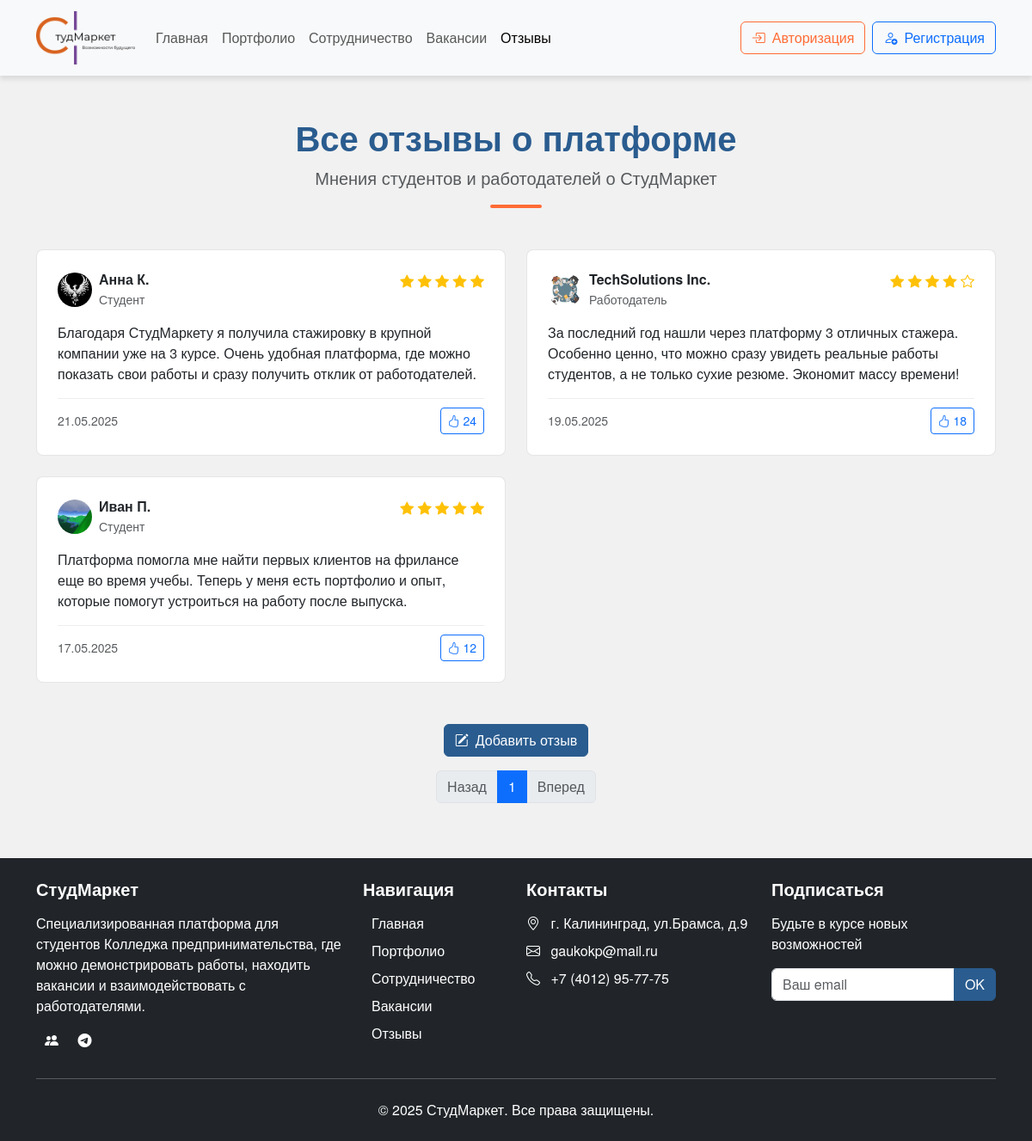
The app's page /files/all_reviews.php with its own data.
### tables this page shows
CREATE TABLE `reviews` (
  `id` int(11) NOT NULL,
  `user_id` int(11) NOT NULL,
  `rating` tinyint(4) NOT NULL,
  `text` text NOT NULL,
  `created_at` timestamp NULL DEFAULT CURRENT_TIMESTAMP,
  `status` enum('pending','approved','rejected') NOT NULL DEFAULT 'pending',
  `moderator_comment` text
);

CREATE TABLE `users` (
  `id` int(11) NOT NULL,
  `name` varchar(100) NOT NULL,
  `email` varchar(100) NOT NULL,
  `password` varchar(255) NOT NULL,
  `user_type` enum('student','employer') NOT NULL,
  `phone` varchar(20) DEFAULT NULL,
  `created_at` timestamp NULL DEFAULT CURRENT_TIMESTAMP,
  `avatar_path` varchar(255) DEFAULT 'img/no-image.png',
  `vk_id` bigint(20) DEFAULT NULL,
  `telegram_id` bigint(20) DEFAULT NULL,
  `telegram_username` varchar(100) DEFAULT NULL,
  `is_banned` tinyint(1) NOT NULL DEFAULT '0',
  `ban_reason` text
);

### files/all_reviews.php (the view, shortened to what this page needs)
<?php
require_once("../config/link.php");
$isLoggedIn = isset($_SESSION['user_id']);
if (isset($_GET['page']))
{
    $current_page = (int)$_GET['page'];
}
else
{
    $current_page = 1;
}
$limit = 10;
$offset = ($current_page - 1) * $limit;
$sql = "SELECT r.*, u.name as user_name, u.user_type, u.avatar_path, (SELECT COUNT(*) FROM likes WHERE review_id = r.id AND is_active = 1) as like_count, (SELECT SUM(like_currect) FROM likes WHERE review_id = r.id) as like_currect_sum FROM reviews r JOIN users u ON r.user_id = u.id ORDER BY r.created_at DESC LIMIT $limit OFFSET $offset";
$reviews = mysqli_query($conn, $sql);
$total_reviews = mysqli_fetch_assoc(mysqli_query($conn, "SELECT COUNT(*) as count FROM reviews"))['count'];
$total_pages = ceil($total_reviews / $limit);
?>
<!DOCTYPE html>
<html lang="ru">
<head>
    <link rel="stylesheet" href="../css/bootstrap.min.css">
    <link rel="stylesheet" href="https://cdn.jsdelivr.net/npm/bootstrap-icons@1.11.1/font/bootstrap-icons.css">
    <link rel="stylesheet" href="../style.css">
</head>
<body class="d-flex flex-column min-vh-100">
<div class="flex-grow-1">
    <nav class="navbar navbar-expand-lg navbar-light bg-light sticky-top">
        <div class="container">
            <a class="navbar-brand" href="<?php if ($isLoggedIn) { echo '../profile.php'; } else { echo '../index.php'; } ?>">
                <img class="logo" src="../img/img5.png" alt="Логотип">
            </a>
            <div class="collapse navbar-collapse" id="navbarNav">
                <ul class="navbar-nav me-auto mb-2 mb-lg-0">
                    <?php
                    if ($isLoggedIn)
                    {
                    ?>
                    <li class="nav-item">
                        <a class="nav-link" href="../profile.php">Главная</a>
                    </li>
                    <?php
                    }
                    else
                    {
                    ?>
                    <li class="nav-item">
                        <a class="nav-link" href="../index.php">Главная</a>
                    </li>
                    <?php
                    }
                    ?>
                    <li class="nav-item">
                        <a class="nav-link" href="portfolio.php">Портфолио</a>
                    </li>
                    <li class="nav-item">
                        <a class="nav-link" href="cooperation.php">Сотрудничество</a>
                    </li>
                    <li class="nav-item">
                        <a class="nav-link" href="vacancies.php">Вакансии</a>
                    </li>
                    <li class="nav-item">
                        <a class="nav-link active" aria-current="page" href="all_reviews.php">Отзывы</a>
                    </li>
                </ul>
                <div class="d-flex">
                    <?php
                    if ($isLoggedIn)
                    {
                    ?>
                        <a href="logout.php" class="btn btn-outline-danger">
                            <i class="bi bi-box-arrow-right"></i> Выйти
                        </a>
                    <?php
                    }
                    else
                    {
                    ?>
                        <button class="btn btn-outline-light me-2" data-bs-toggle="modal" data-bs-target="#loginModal">
                            <i class="bi bi-box-arrow-in-right me-2"></i>Авторизация
                        </button>
                        <button class="btn btn-outline-primary" data-bs-toggle="modal" data-bs-target="#registerModal">
                            <i class="bi bi-person-add me-2"></i>Регистрация
                        </button>
                    <?php
                    }
                    ?>
                </div>
            </div>
        </div>
    </nav>
    <section class="reviews-section py-5">
        <div class="container">
            <div class="section-header text-center mb-5">
                <h2 class="display-5 fw-bold">Все отзывы о платформе</h2>
                <p class="lead text-muted">Мнения студентов и работодателей о СтудМаркет</p>
                <div class="divider mx-auto"></div>
            </div>
            <div class="row g-4">
                <?php
                while($review = mysqli_fetch_assoc($reviews))
                {
                    $isLiked = false;
                    $likeTotal = $review['like_count'] + ($review['like_currect_sum'] ?? 0);
                ?>
                <div class="col-lg-6">
                    <div class="review-card p-4 bg-white rounded-3 h-100">
                        <div class="review-header d-flex justify-content-between mb-3">
                            <div class="reviewer-info d-flex align-items-center">
                                <?php
                                if (!empty($review['avatar_path']))
                                {
                                    $avatarPath = $review['avatar_path'];
                                }
                                else
                                {
                                    $avatarPath = '../img/no-image.png';
                                }
                                if (!empty($review['avatar_path']) && strpos($review['avatar_path'], '../') === false)
                                {
                                    $avatarPath = '../' . $review['avatar_path'];
                                }
                                ?>
                                <img src="<?= htmlspecialchars($avatarPath) ?>" alt="Аватар" class="rounded-circle me-2" style="width: 40px; height: 40px; object-fit: cover;">
                                <div>
                                    <h6 class="mb-1"><?= htmlspecialchars($review['user_name']) ?></h6>
                                    <p class="text-muted small mb-0">
                                        <?php if ($review['user_type'] === 'employer') { echo 'Работодатель'; } else { echo 'Студент'; } ?>
                                    </p>
                                </div>
                            </div>
                            <div class="rating">
                                <div class="stars">
                                    <?php
                                    for ($i = 1; $i <= 5; $i++)
                                    {
                                    ?>
                                        <i class="bi bi-star<?php if ($i <= $review['rating']) { echo '-fill'; } ?> text-warning"></i>
                                    <?php
                                    }
                                    ?>
                                </div>
                            </div>
                        </div>
                        <div class="review-body">
                            <p class="mb-3"><?= nl2br(htmlspecialchars($review['text'])) ?></p>
                        </div>
                        <div class="review-footer d-flex justify-content-between align-items-center">
                            <p class="text-muted small mb-0">
                                <?= date('d.m.Y', strtotime($review['created_at'])) ?>
                            </p>
                            <?php
                            if ($isLoggedIn)
                            {
                            ?>
                                <a href="all_reviews.php?page=<?= $current_page ?>&action=<?php echo $isLiked ? 'unlike' : 'like'; ?>&id=<?= $review['id'] ?>" class="btn btn-sm <?php echo $isLiked ? 'btn-primary' : 'btn-outline-primary'; ?> like-btn">
                                    <i class="bi bi-hand-thumbs-up"></i>
                                    <span class="like-count"><?= $likeTotal ?></span>
                                </a>
                            <?php
                            }
                            else
                            {
                            ?>
                                <button class="btn btn-sm btn-outline-primary" data-bs-toggle="modal" data-bs-target="#loginModal">
                                    <i class="bi bi-hand-thumbs-up"></i>
                                    <span class="like-count"><?= $likeTotal ?></span>
                                </button>
                            <?php
                            }
                            ?>
                        </div>
                    </div>
                </div>
                <?php
                }
                ?>
            </div>
            <div class="text-center mt-5">
                <?php
                if ($isLoggedIn)
                {
                ?>
                <button class="btn btn-primary" data-bs-toggle="modal" data-bs-target="#addReviewModal">
                    <i class="bi bi-pencil-square me-2"></i>Добавить отзыв
                </button>
                <?php
                }
                else
                {
                ?>
                <button class="btn btn-primary" data-bs-toggle="modal" data-bs-target="#loginModal">
                    <i class="bi bi-pencil-square me-2"></i>Добавить отзыв
                </button>
                <?php
                }
                ?>
            </div>
            <nav aria-label="Page navigation" class="mt-3">
                <ul class="pagination justify-content-center">
                    <li class="page-item <?php if ($current_page == 1) { echo 'disabled'; } ?>">
                        <a class="page-link" href="all_reviews.php?page=<?= max(1, $current_page - 1) ?>" tabindex="-1">Назад</a>
                    </li>
                    <?php
                    for ($i = 1; $i <= $total_pages; $i++)
                    {
                    ?>
                        <li class="page-item <?php if ($current_page == $i) { echo 'active'; } ?>">
                            <a class="page-link" href="all_reviews.php?page=<?= $i ?>"><?= $i ?></a>
                        </li>
                    <?php
                    }
                    ?>
                    <li class="page-item <?php if ($current_page >= $total_pages) { echo 'disabled'; } ?>">
                        <a class="page-link" href="all_reviews.php?page=<?php echo $current_page + 1; ?>">Вперед</a>
                    </li>
                </ul>
            </nav>
        </div>
    </section>
</div>
<?php
    require_once("footer.php");
?>
</body>
</html>

### files/footer.php
<footer class="bg-dark text-white py-4">
    <div class="container">
        <div class="row">
            <div class="col-md-4 mb-4 mb-md-0">
                <h5 class="mb-3">СтудМаркет</h5>
                <p>Специализированная платформа для студентов Колледжа предпринимательства, где можно демонстрировать работы, находить вакансии и взаимодействовать с работодателями.</p>
                <div class="social-icons">
                    <a href="https://vk.com/studmarket39" class="text-white me-2"><i class="bi bi-people-fill"></i></a>
                    <a href="https://t.me/StudMarket_bot" class="text-white"><i class="bi bi-telegram"></i></a>
                </div>
            </div>
            <div class="col-md-2 mb-4 mb-md-0">
                <h5 class="navigation mb-3">Навигация</h5>
                <ul class="list-navigation list-unstyled">
                <?php
                if ($isLoggedIn)
                {
                ?>
                    <li class="mb-2"><a href="../profile.php" class="text-white text-decoration-none">Главная</a></li>
                <?php
                }
                else
                {
                ?>
                    <li class="mb-2"><a href="../index.php" class="text-white text-decoration-none">Главная</a></li>
                <?php
                }
                ?>
                    <li class="mb-2"><a href="../files/portfolio.php" class="text-white text-decoration-none">Портфолио</a></li>
                    <li class="mb-2"><a href="../files/cooperation.php" class="text-white text-decoration-none">Сотрудничество</a></li>
                    <li class="mb-2"><a href="../files/vacancies.php" class="text-white text-decoration-none">Вакансии</a></li>
                    <li><a href="../files/all_reviews.php" class="text-white text-decoration-none">Отзывы</a></li>
                </ul>
            </div>
            <div class="col-md-3 mb-4 mb-md-0">
                <h5 class="mb-3">Контакты</h5>
                <ul class="list-unstyled">
                    <li class="mb-2"><i class="bi bi-geo-alt me-2"></i> г. Калининград, ул.Брамса, д.9</li>
                    <li class="mb-2"><i class="bi bi-envelope me-2"></i> gaukokp@mail.ru</li>
                    <li><i class="bi bi-telephone me-2"></i> +7 (4012) 95-77-75</li>
                </ul>
            </div>
            <div class="col-md-3">
                <h5 class="mb-3">Подписаться</h5>
                <p>Будьте в курсе новых возможностей</p>
                <div class="input-group mb-3">
                    <input type="email" class="form-control" placeholder="Ваш email">
                    <button class="btn btn-primary" type="button">OK</button>
                </div>
            </div>
        </div>
        <hr class="my-4">
        <div class="text-center">
            <p class="mb-0">© 2025 СтудМаркет. Все права защищены.</p>
        </div>
    </div>
</footer>

### style.css (style rules this page uses)
* { padding: 0; margin: 0; }
body { font-family: 'Helvetica Neue', Helvetica, Arial, sans-serif; background-color: #f8f9fa; color: #212529; }
h1, h2, h3, h4, h5, h6 { font-weight: 700; }
a { transition: color 0.3s; }
.navbar { box-shadow: 0 4px 6px rgba(0,0,0,0.1); }
.logo { width: 115px; height: auto; }
.btn-primary { background-color: #2A5C8F; border-color: #2A5C8F; transition: background-color 0.3s; }
.section-header h2 { font-size: 2.5rem; color: #2A5C8F; }
.divider { width: 60px; height: 4px; background-color: #FF6B35; margin: 1rem auto; border-radius: 2px; }
.btn-outline-light { border-color: #FF6B35; color: #FF6B35; }
footer { background-color: #212529; }
footer a { color: #fff; text-decoration: none; margin: 0 10px; transition: color 0.3s; }
footer p { margin-top: 1rem; }
.reviews-section { background-color: #f1f1f1; }
.review-card { transition: transform 0.3s, box-shadow 0.3s; border: 1px solid rgba(0,0,0,0.1); display: flex; flex-direction: column; }
.review-body { flex-grow: 1; }
.review-footer { margin-top: auto; padding-top: 10px; border-top: 1px solid #eee; }

### records on screen
reviews: user.avatar_path (picture), user.name "Анна К.", shows "Студент", rating 5 (drawn), text "Благодаря СтудМаркету я получила стажировку в крупной компании уже на 3 курсе. Очень удобная платформа, где можно показать свои работы и сразу получить отклик от работодателей.", created_at "21.05.2025", likeTotal "24"
reviews: user.avatar_path (picture), user.name "TechSolutions Inc.", shows "Работодатель", rating 4 (drawn), text "За последний год нашли через платформу 3 отличных стажера. Особенно ценно, что можно сразу увидеть реальные работы студентов, а не только сухие резюме. Экономит массу времени!", created_at "19.05.2025", likeTotal "18"
reviews: user.avatar_path (picture), user.name "Иван П.", shows "Студент", rating 5 (drawn), text "Платформа помогла мне найти первых клиентов на фрилансе еще во время учебы. Теперь у меня есть портфолио и опыт, которые помогут устроиться на работу после выпуска.", created_at "17.05.2025", likeTotal "12"
